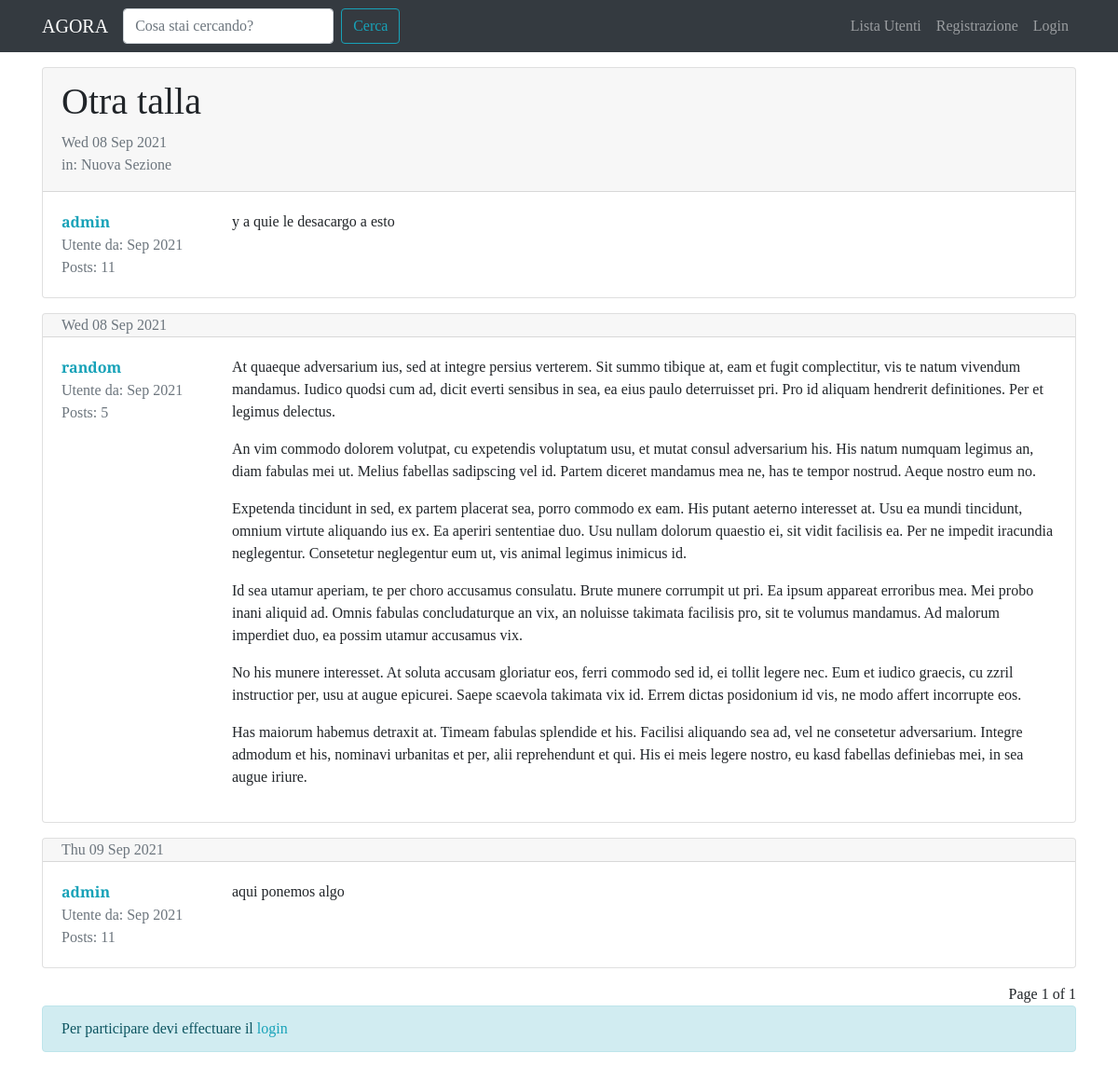
/forum/discussione/3/, run on the app's committed database.
### forum/models.py (models this page shows, shortened)
class Discussione(models.Model):
	titolo = models.CharField(max_length=120)
	data_creazione = models.DateTimeField(auto_now_add=True)
	autore_discuzione = models.ForeignKey(User, on_delete=models.CASCADE, related_name='discussioni')
	sezione_apparteneza = models.ForeignKey(Sezione, on_delete=models.CASCADE)
	class Meta:
		verbose_name = 'Discussione'
		verbose_name_plural = 'Discussioni'

class Post(models.Model):
	autore_post = models.ForeignKey(User, on_delete=models.CASCADE, related_name='posts')
	contenuto = models.TextField()
	data_creazione = models.DateTimeField(auto_now_add=True)
	discussione = models.ForeignKey(Discussione, on_delete=models.CASCADE)
	class Meta:
		verbose_name = 'Post'
		verbose_name_plural = 'Posts'

class Sezione(models.Model):
	nome_sezione = models.CharField(max_length=80)
	descrizione = models.CharField(max_length=150, blank=True, null=True)
	logo_sezione = models.ImageField(blank=True, null=True)
	def __str__(self):
		return self.nome_sezione
	class Meta:
		verbose_name = 'Sezione'
		verbose_name_plural = 'Sezioni'

### forum/views.py (the view)
# urls.py: path('discussione/<int:pk>/', views.visualizza_discussione, name='visualizza_discussione'),
def visualizza_discussione(request, pk):
	discussione = get_object_or_404(Discussione, pk=pk)
	posts_discussione = Post.objects.filter(discussione=discussione)
	paginator = Paginator(posts_discussione, 5)
	page = request.GET.get('pagina')
	posts = paginator.get_page(page)
	form_risposta = PostModelForm()
	context = {'discussione': discussione,
				'posts_discussione': posts,
				'form_risposta': form_risposta}
	return render(request, 'forum/singola_discussione.html', context)

### forum/forms.py
class PostModelForm(forms.ModelForm):
	class Meta:
		model = Post
		fields = ['contenuto', ]
		widgets = {
					'contenuto': forms.Textarea(attrs={'rows': '5'})
				}
		labels = {
					'contenuto': 'Messagio'
				}

### forum/templates/forum/singola_discussione.html (shortened to what this page needs)
{% extends 'base.html' %}
{% load crispy_forms_tags %}
{% block content %}
	{% for post in posts_discussione %}
		<div class="card my-3">
		{% if forloop.first and not 'pagina' in request.get_full_path %}
			<div class="card-header pb-0">
				<h1>{{discussione.titolo}}</h1>
				<p class="text-muted"> {{ discussione.data_creazione|date:"D d M Y" }}
				<br>in: {{discussione.sezione_apparteneza}}</p>
			</div>
		{% else %}
			<div class="card-header py-0">
				<p class="text-muted  mb-0">
					{{ post.data_creazione|date:"D d M Y" }}
				</p>
			</div>
		{% endif %}
			<div class="card-body">
				<div class="row">
					<div class="col-xl-2 col-4">
						<p class="mb-0"><a href=" {% url 'user_profile' username=post.autore_post.username %} "><strong>{{post.autore_post}}</strong></a></p>
						<p class="text-muted mb-0">Utente da: {{ post.autore_post.date_joined|date:"M Y" }}</p>
						<p class="text-muted mb-0">Posts: {{ post.autore_post.posts.count }}</p>
					</div>
					<div class="col-xl-10 col-8">
						<p class="my-0">{{ post.contenuto|linebreaks }}</p>
					</div>
				</div>
			</div>
		</div>
	{% endfor %}
	<div class="text-right">
		<span class="step-links">
			<span class="current">
				Page {{posts_discussione.number}}  of {{posts_discussione.paginator.num_pages}}
			</span>
		</span>
	</div>
	{% if request.user.is_authenticated %}
		{% include 'forum/form_risposta.html' %}
	{% else %}
		<div class="alert alert-info">Per participare devi effectuare il <a href=" {% url 'login' %}?next={{ request.get_full_path }} ">login</a></div>
	{% endif %}
{% endblock content %}

### static-storage/css/agora.css (style rules this page uses)
body { font-family: 'Slabo 27px', serif; }
a, a:hover { color: #17a2b8; }

### data on the page
Post: autore_post "admin", autore_post.date_joined "Sep 2021", autore_post.posts.count "11", contenuto "y a quie le desacargo a esto"
Discussione: titolo "Otra talla", data_creazione "Wed 08 Sep 2021", sezione_apparteneza "Nuova Sezione"
Post: data_creazione "Wed 08 Sep 2021", autore_post "random", autore_post.date_joined "Sep 2021", autore_post.posts.count "5", contenuto "At quaeque adversarium ius, sed at integre persius verterem. Sit summo tibique at, eam et fugit complectitur, vis te natum vivendum mandamus. Iudico quodsi cum ad, dicit everti sensibus in sea, ea eius paulo deterruisset pri. Pro id aliquam hendrerit definitiones. Per et legimus delectus. An vim commodo dolorem volutpat, cu expetendis voluptatum usu, et mutat consul adversarium his. His natum numquam legimus an, diam fabulas mei ut. Melius fabellas sadipscing vel id. Partem diceret mandamus mea ne, has te tempor nostrud. Aeque nostro eum no. Expetenda tincidunt in sed, ex partem placerat sea, porro commodo ex eam. His putant aeterno interesset at. Usu ea mundi tincidunt, omnium virtute…"
Post: data_creazione "Thu 09 Sep 2021", autore_post "admin", autore_post.date_joined "Sep 2021", autore_post.posts.count "11", contenuto "aqui ponemos algo"

### other printed values
{{ posts_discussione.number }} "1"
{{ posts_discussione.paginator.num_pages }} "1"
